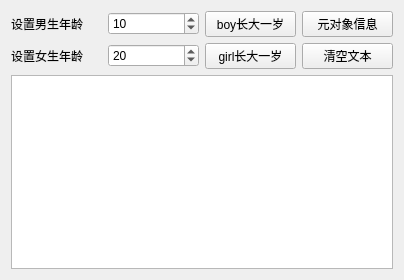
<?xml version="1.0" encoding="UTF-8"?>
<ui version="4.0">
 <class>Widget</class>
 <widget class="QWidget" name="Widget">
  <property name="geometry">
   <rect>
    <x>0</x>
    <y>0</y>
    <width>404</width>
    <height>280</height>
   </rect>
  </property>
  <property name="windowTitle">
   <string>元系统demo</string>
  </property>
  <layout class="QVBoxLayout" name="verticalLayout">
   <item>
    <layout class="QGridLayout" name="gridLayout">
     <item row="0" column="0">
      <widget class="QLabel" name="label">
       <property name="text">
        <string>设置男生年龄</string>
       </property>
      </widget>
     </item>
     <item row="0" column="1">
      <widget class="QSpinBox" name="spinBoy">
       <property name="value">
        <number>10</number>
       </property>
      </widget>
     </item>
     <item row="0" column="2">
      <widget class="QPushButton" name="btnBoyInc">
       <property name="text">
        <string>boy长大一岁</string>
       </property>
      </widget>
     </item>
     <item row="0" column="3">
      <widget class="QPushButton" name="btnClassInfo">
       <property name="text">
        <string>元对象信息</string>
       </property>
      </widget>
     </item>
     <item row="1" column="0">
      <widget class="QLabel" name="label_2">
       <property name="text">
        <string>设置女生年龄</string>
       </property>
      </widget>
     </item>
     <item row="1" column="1">
      <widget class="QSpinBox" name="spinGirl">
       <property name="value">
        <number>20</number>
       </property>
      </widget>
     </item>
     <item row="1" column="2">
      <widget class="QPushButton" name="btnGirlInc">
       <property name="text">
        <string>girl长大一岁</string>
       </property>
      </widget>
     </item>
     <item row="1" column="3">
      <widget class="QPushButton" name="btnClear">
       <property name="text">
        <string>清空文本</string>
       </property>
      </widget>
     </item>
    </layout>
   </item>
   <item>
    <widget class="QPlainTextEdit" name="plainTextEdit"/>
   </item>
  </layout>
 </widget>
 <resources/>
 <connections/>
</ui>
